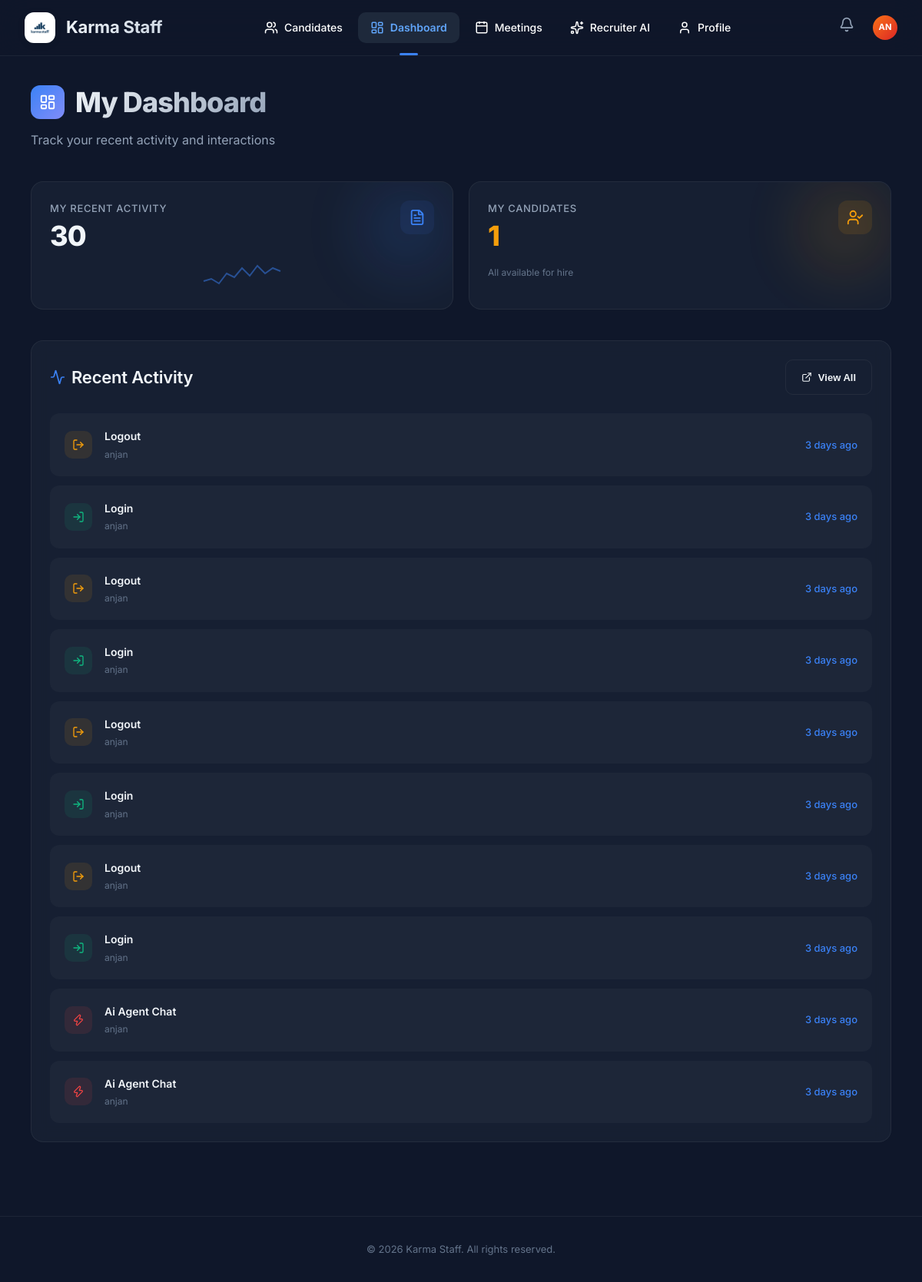
The app's page /dashboard (signed in) with its own data.
### tables this page shows
CREATE TABLE users (
        id INTEGER PRIMARY KEY AUTOINCREMENT,
        username TEXT UNIQUE NOT NULL,
        email TEXT UNIQUE,
        password TEXT NOT NULL,
        role TEXT NOT NULL,
        avatar_url TEXT,
        has_seen_welcome INTEGER DEFAULT 0
    , full_name TEXT, department TEXT, job_title TEXT);

CREATE TABLE audit_logs (
        id INTEGER PRIMARY KEY AUTOINCREMENT,
        user_id INTEGER,
        action TEXT NOT NULL,
        resource_id INTEGER,
        timestamp DATETIME DEFAULT CURRENT_TIMESTAMP,
        ip_address TEXT,
        FOREIGN KEY (user_id) REFERENCES users (id)
    );

### backend/app.py (the view, shortened to what this page needs)
@app.route('/dashboard')
@require_role('admin', 'cs', 'client')
def dashboard():
    user = get_current_user()
    conn = get_db_connection()
    if user['role'] == 'client':
        logs_query = '''
            SELECT al.*, u.username, c.name as candidate_name
            FROM audit_logs al
            LEFT JOIN users u ON al.user_id = u.id
            LEFT JOIN candidates c ON al.resource_id = c.id
            WHERE al.user_id = ?
            ORDER BY al.timestamp DESC
            LIMIT 10
        '''
        logs = conn.execute(logs_query, (user['id'],)).fetchall()
        total_logs = conn.execute("SELECT COUNT(*) FROM audit_logs WHERE user_id = ?", (user['id'],)).fetchone()[0]
        total_candidates = conn.execute("SELECT COUNT(*) FROM assignments WHERE client_id = ?", (user['id'],)).fetchone()[0]
        total_users = 0 # Not used for clients
    conn.close()
    return render_template('dashboard.html',
                         user=user,
                         logs=logs,
                         total_logs=total_logs,
                         total_candidates=total_candidates,
                         total_users=total_users)

### backend/app.py (called while the page is built)
@app.template_filter('timesince')
def timesince_filter(dt):
    if isinstance(dt, str):
        try:
            dt = datetime.strptime(dt, "%Y-%m-%d %H:%M:%S")
        except ValueError:
            return dt
    now = datetime.utcnow()
    diff = now - dt
    seconds = diff.total_seconds()
    if seconds < 60:
        return "Just now"
    elif seconds < 3600:
        minutes = int(seconds / 60)
        return f"{minutes} min{'s' if minutes > 1 else ''} ago"
    elif seconds < 86400:
        hours = int(seconds / 3600)
        return f"{hours} hour{'s' if hours > 1 else ''} ago"
    elif seconds < 604800:
        days = int(seconds / 86400)
        return f"{days} day{'s' if days > 1 else ''} ago"
    else:
        return dt.strftime("%Y-%m-%d")

def get_current_user():
    user_id = session.get('user_id')
    if not user_id:
        return None
    conn = get_db_connection()
    user = conn.execute("SELECT * FROM users WHERE id = ?", (user_id,)).fetchone()
    conn.close()
    return user

def require_role(*roles):
    def decorator(f):
        @wraps(f)
        def decorated_function(*args, **kwargs):
            user = get_current_user()
            if not user:
                return redirect(url_for('login'))
            if user['role'] not in roles:
                abort(403)
            return f(*args, **kwargs)
        return decorated_function
    return decorator

### backend/database.py (called while the page is built)
def get_db_connection():
    try:
        conn = sqlite3.connect(DB_PATH, timeout=30)
        conn.row_factory = sqlite3.Row
        conn.execute('PRAGMA journal_mode=WAL')
        conn.execute('PRAGMA foreign_keys=ON')
        return conn
    except sqlite3.Error as e:
        print(f"Database connection error: {e}")
        raise

### frontend/templates/dashboard.html (shortened to what this page needs)
{% extends "base.html" %}
{% block content %}
<div class="page-header">
    <div style="display: flex; align-items: center; gap: 0.875rem; margin-bottom: 0.5rem;">
        <div
            style="width: 44px; height: 44px; background: linear-gradient(135deg, var(--accent), #818cf8); border-radius: 12px; display: flex; align-items: center; justify-content: center;">
            <i data-lucide="layout-dashboard" style="width: 22px; height: 22px; color: white;"></i>
        </div>
        <h1 style="margin: 0;">{% if user.role == 'client' %}My Dashboard{% else %}Admin Dashboard{% endif %}</h1>
    </div>
    <p>{% if user.role == 'client' %}Track your recent activity and interactions{% else %}Monitor system activity,
        users, and audit logs{% endif %}</p>
</div>
<div style="display: grid; grid-template-columns: repeat(auto-fit, minmax(240px, 1fr)); gap: 1.25rem; margin-bottom: 2.5rem;"
    class="animate-in delay-1">
    <div class="card stat-card accent">
        <div style="display: flex; justify-content: space-between; align-items: flex-start;">
            <div>
                <div class="stat-label">{% if user.role == 'client' %}My Recent Activity{% else %}Total Audit Logs{%
                    endif %}</div>
                <div class="stat-value">{{ total_logs }}</div>
            </div>
            <div
                style="width: 44px; height: 44px; background: var(--accent-subtle); border-radius: 12px; display: flex; align-items: center; justify-content: center;">
                <i data-lucide="file-text" style="width: 22px; color: var(--accent);"></i>
            </div>
        </div>
        <div style="margin-top: 0.75rem;">
            <svg viewBox="0 0 100 30"
                style="width: 100%; height: 30px; fill: none; stroke: var(--accent); stroke-width: 2; opacity: 0.5;">
                <path d="M0 25 L10 22 L20 28 L30 15 L40 20 L50 8 L60 18 L70 5 L80 15 L90 8 L100 12" />
            </svg>
        </div>
    </div>
    <div class="card stat-card warning">
        <div style="display: flex; justify-content: space-between; align-items: flex-start;">
            <div>
                <div class="stat-label">{% if user.role == 'client' %}My Candidates{% else %}Total Candidates{% endif %}
                </div>
                <div class="stat-value" style="color: var(--warning);">{{ total_candidates }}</div>
            </div>
            <div
                style="width: 44px; height: 44px; background: var(--warning-subtle); border-radius: 12px; display: flex; align-items: center; justify-content: center;">
                <i data-lucide="user-check" style="width: 22px; color: var(--warning);"></i>
            </div>
        </div>
        <div style="margin-top: 1rem; font-size: 0.75rem; color: var(--text-lighter);">
            All available for hire
        </div>
    </div>
</div>
<div class="card animate-in delay-2">
    <div style="display: flex; justify-content: space-between; align-items: center; margin-bottom: 1.5rem;">
        <h2 style="margin: 0; display: flex; align-items: center; gap: 0.5rem;">
            <i data-lucide="activity" style="width: 20px; color: var(--accent);"></i> Recent Activity
        </h2>
        <button class="btn btn-outline" style="font-size: 0.8125rem;">
            <i data-lucide="external-link" style="width: 14px;"></i> View All
        </button>
    </div>
    <div style="display: flex; flex-direction: column; gap: 0.75rem;">
        {% for log in logs %}
        <div class="animate-in"
            style="--delay: {{ loop.index * 0.06 }}s; animation-delay: var(--delay); padding: 1.125rem; background: var(--glass); border: 1px solid transparent; border-radius: var(--radius); display: flex; justify-content: space-between; align-items: center; transition: all 0.2s; cursor: default;"
            onmouseover="this.style.borderColor='var(--border)'; this.style.background='var(--glass-strong)'"
            onmouseout="this.style.borderColor='transparent'; this.style.background='var(--glass)'">
            <div style="display: flex; align-items: center; gap: 1rem;">
                {% set action_cat = 'view' if 'VIEW' in log.action else 'login' if 'LOGIN' in log.action else 'logout'
                if 'LOGOUT' in log.action else 'other' %}
                <div class="activity-icon-box" data-category="{{ action_cat }}"
                    style="width: 36px; height: 36px; border-radius: 10px; display: flex; align-items: center; justify-content: center;">
                    <i data-lucide="{{ 'eye' if 'VIEW' in log.action else 'log-in' if 'LOGIN' in log.action else 'log-out' if 'LOGOUT' in log.action else 'zap' }}"
                        style="width: 16px;"></i>
                </div>
                <div>
                    <div style="font-weight: 600; font-size: 0.875rem; margin-bottom: 0.125rem;">
                        {{ log.action | replace('_', ' ') | title }}
                    </div>
                    <div style="font-size: 0.75rem; color: var(--text-lighter);">
                        {{ log.username }}
                    </div>
                </div>
            </div>
            <div style="text-align: right;">
                <div style="font-size: 0.8125rem; font-weight: 500; color: var(--accent);">{{ log.timestamp | timesince
                    }}</div>
            </div>
        </div>
        {% endfor %}
    </div>
</div>
{% endblock %}

### frontend/templates/base.html (shortened to what this page needs)
<!DOCTYPE html>
<html lang="en">
<head>
    <link rel="stylesheet" href="{{ url_for('static', filename='style.css') }}?v=6">
</head>
<body>
    {% if user %}
    <header class="header">
        <div class="logo-section">
            <a href="{{ url_for('candidates') }}"
                style="display: flex; align-items: center; gap: 0.875rem; text-decoration: none;">
                <div
                    style="width: 40px; height: 40px; background: white; border-radius: 12px; display: flex; align-items: center; justify-content: center; overflow: hidden; padding: 6px; box-shadow: 0 2px 10px rgba(0, 0, 0, 0.1);">
                    <img src="{{ url_for('static', filename='images/logo.png') }}" alt="Karma Staff Logo"
                        style="width: 100%; height: 100%; object-fit: contain;">
                </div>
                <span style="font-size: 1.375rem; font-weight: 700; color: white; letter-spacing: -0.01em;">Karma
                    Staff</span>
            </a>
        </div>
        <nav class="nav-links" id="navLinks">
            <a href="{{ url_for('candidates') }}"
                class="nav-item {{ 'active' if request.endpoint in ['candidates', 'candidate_profile', 'add_candidate_page'] else '' }}">
                <i data-lucide="users" style="width: 18px;"></i> Candidates
            </a>
            <a href="{{ url_for('dashboard') }}"
                class="nav-item {{ 'active' if request.endpoint in ['dashboard', 'dashboard_page'] else '' }}">
                <i data-lucide="layout-dashboard" style="width: 18px;"></i> Dashboard
            </a>
            <a href="{{ url_for('meetings') }}" class="nav-item {{ 'active' if request.endpoint == 'meetings' }}">
                <i data-lucide="calendar" style="width: 18px;"></i> Meetings
            </a>
            {% if user.role == 'admin' or user.role == 'cs' %}
            <a href="{{ url_for('assign_candidates') }}"
                class="nav-item {{ 'active' if request.endpoint == 'assign_candidates' }}">
                <i data-lucide="user-plus" style="width: 18px;"></i> Assign
            </a>
            <a href="{{ url_for('user_management') }}"
                class="nav-item {{ 'active' if request.endpoint in ['user_management', 'manage_users', 'add_user'] else '' }}">
                <i data-lucide="settings" style="width: 18px;"></i> Users
            </a>
            <a href="{{ url_for('ai_agent') }}" class="nav-item {{ 'active' if request.endpoint == 'ai_agent' }}">
                <i data-lucide="bot" style="width: 18px;"></i> AI Agent
            </a>
            {% else %}
            <a href="{{ url_for('ai_agent') }}" class="nav-item {{ 'active' if request.endpoint == 'ai_agent' }}">
                <i data-lucide="sparkles" style="width: 18px;"></i> Recruiter AI
            </a>
            {% endif %}
            <a href="{{ url_for('profile') }}" class="nav-item {{ 'active' if request.endpoint == 'profile' }}">
                <i data-lucide="user" style="width: 18px;"></i> Profile
            </a>
        </nav>
        <div style="display: flex; align-items: center; gap: 1rem;">
            <div class="dropdown" id="notificationDropdown">
                <div class="notification-bell" onclick="toggleNotifications()">
                    <i data-lucide="bell" style="width: 20px; color: var(--text-light);"></i>
                </div>
            </div>
            <div class="dropdown" id="userDropdown">
                <div onclick="toggleDropdown()" class="avatar avatar-sm avatar-gradient"
                    style="cursor: pointer; font-size: 0.7rem; overflow: hidden; display: flex; align-items: center; justify-content: center;">
                    {% if user.avatar_url %}
                    <img src="{{ user.avatar_url }}" style="width: 100%; height: 100%; object-fit: cover;">
                    {% else %}
                    {{ user.username[:2] | upper }}
                    {% endif %}
                </div>
            </div>
        </div>
    </header>
    {% endif %}
    <main class="main-container">
        {% block content %}{% endblock %}
    </main>
    {% if user %}
    <footer class="footer">
        <p>© 2026 Karma Staff. All rights reserved.</p>
    </footer>
    {% endif %}
</body>
</html>

### frontend/templates/dashboard.html (style rules this page uses)
.activity-icon-box[data-category="login"] { background: var(--success-subtle); color: var(--success); }
.activity-icon-box[data-category="logout"] { background: var(--warning-subtle); color: var(--warning); }
.activity-icon-box[data-category="other"] { background: var(--danger-subtle); color: var(--danger); }

### records on screen
users: username "AN"
audit_logs: action "Logout", username "anjan", timestamp "3 days ago"
audit_logs: action "Login", username "anjan", timestamp "3 days ago"
audit_logs: action "Logout", username "anjan", timestamp "3 days ago"
audit_logs: action "Login", username "anjan", timestamp "3 days ago"
audit_logs: action "Logout", username "anjan", timestamp "3 days ago"
audit_logs: action "Login", username "anjan", timestamp "3 days ago"
audit_logs: action "Logout", username "anjan", timestamp "3 days ago"
audit_logs: action "Login", username "anjan", timestamp "3 days ago"
audit_logs: action "Ai Agent Chat", username "anjan", timestamp "3 days ago"
audit_logs: action "Ai Agent Chat", username "anjan", timestamp "3 days ago"

### other values on screen
{{ total_logs }} "30"
{{ total_candidates }} "1"
